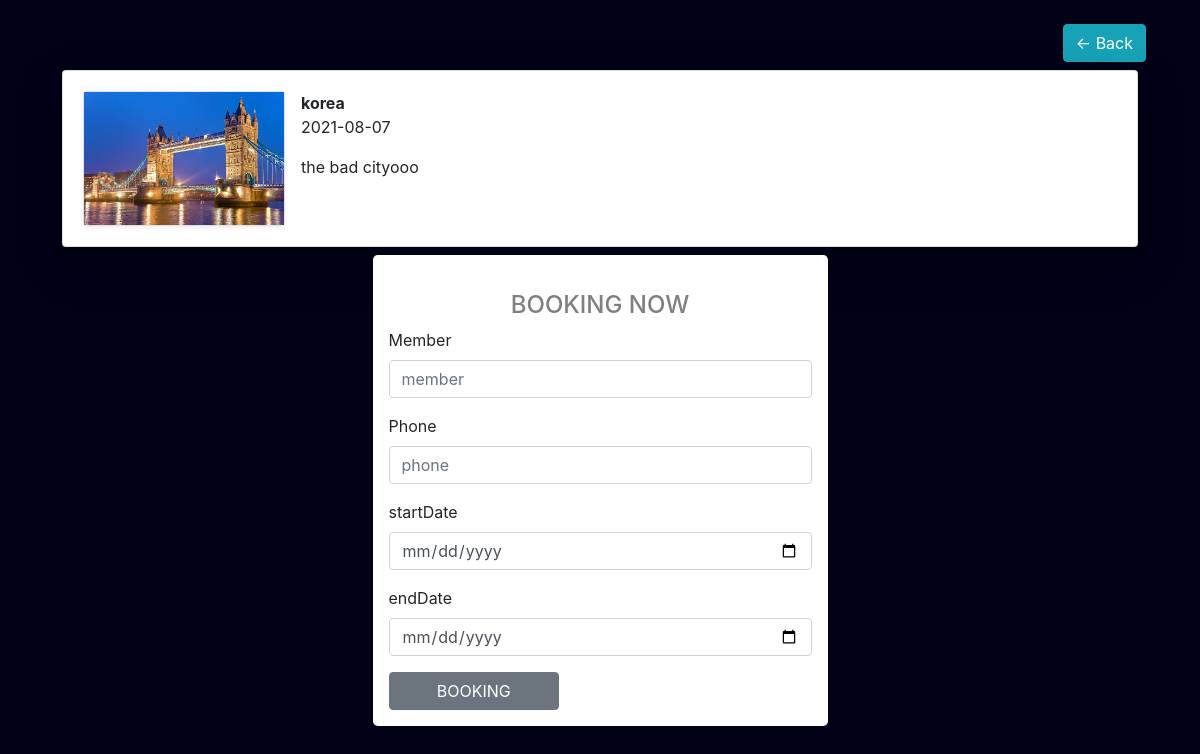
Screenshot of /readmore/detail.php?id=17 with the database file from the repository.
### tables this page shows
CREATE TABLE `travels` (
  `travelID` int(11) NOT NULL,
  `places` varchar(50) NOT NULL,
  `image` varchar(255) NOT NULL,
  `description` varchar(255) NOT NULL,
  `categoryID` int(11) NOT NULL,
  `date` date DEFAULT NULL
);

### database/database.php (called while the page is built, shortened)
<?php
    function db() {
        return new mysqli('localhost','root','','travel_management');
    }
    function getOnedata($id){
        return db()->query("SELECT * FROM travels WHERE travelID = $id");
    }

### readmore/detail.php (the view)
<?php
    require_once('../partial/header.php');
?>
    <div class="container p-4">
        <div class="d-flex justify-content-end">
            <button class="btn btn-info" onclick="window.history.back();">&#8592; Back</button>
        </div>
    <?php
        require_once('../database/database.php');
        $id=$_GET['id'];
        $list_places =getOnedata($id);
        foreach ($list_places as $list) :
    ?>
    <div class="card m-2 shadow-lg  bg-white rounded">
        <div class="card-body">
            <div class="d-flex ">
                <div class="card-image mr-3 border shadow-sm  bg-white rounded">
                    <img class="img-fluid" width="200" height="200" src="../assets/images/<?= $list['image'] ?>" alt="image">
                </div>
                <div class="info">
                    <strong class="display-title"><?= $list['places'] ?></strong>
                    <p> <?= $list['date'] ?></p>
                    <p><?= $list['description'] ?></p>
                </div>
            </div>
        </div>
    </div>
        <form action="#" method="post" class="rounded-lg col-lg-5 col-md-4 m-auto bg-white p-3" >
                <div class="text-center">
                    <h4>BOOKING NOW</h4>
                </div>
                <div class="form-group">
                    <label for="number">Member</label>
                    <input type="number" name="member" required class="form-control" id="member" placeholder="member" length="8">
                </div>
                <div class="form-group">
                    <label for="phone">Phone</label>
                    <input type="number" name="phone" required class="form-control" id="phone" placeholder="phone" length="8">
                </div>
                <div class="form-group">
                    <label for="number">startDate</label>
                    <input type="date" name="startDate" class="form-control" id="startDate" placeholder="startDate">
                </div>
                <div class="form-group">
                    <label for="number">endDate</label>
                    <input type="date" name="endDate" class="form-control" id="endDate" placeholder="endDate">
                </div>
                <div class="form-row">
                    <div class="col-5">
                        <a href="../pages/home.php"><button type="submit" class="btn btn-secondary w-100">BOOKING</button></a>
                    </div>
                </div>
    <?php endforeach; ?>
</div>

### assets/css/style.css (style rules this page uses)
body { margin: 0; padding: 0; font-family: sans-serif; }

### partial/header.php (style rules this page uses)
body { margin: 0; padding: 0; background: #010117; }
h4 { text-align: center; margin-top: 20px; color: gray; }

### rows the page displays
travels: image (picture), places "korea", date "2021-08-07", description "the bad cityooo"
